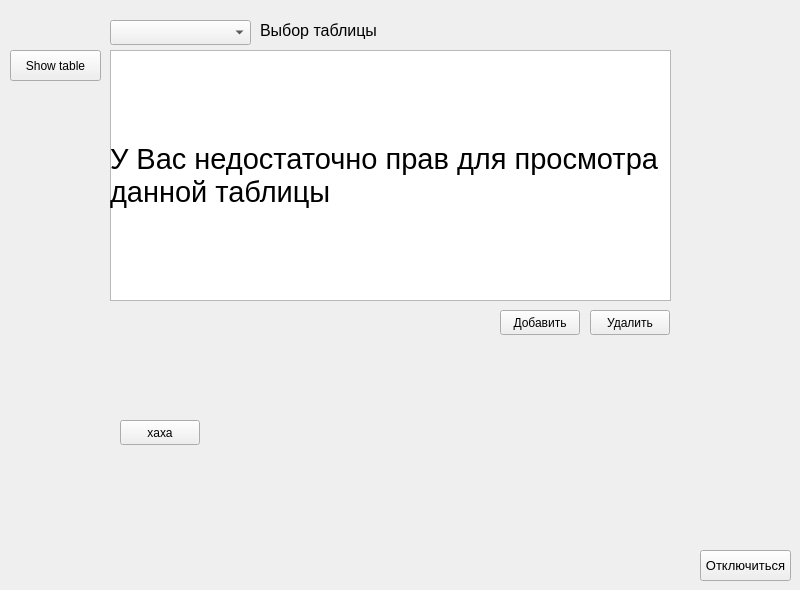
   <widget class="QWidget" name="page">
    <widget class="QTableView" name="w_table">
     <property name="geometry">
      <rect>
       <x>110</x>
       <y>50</y>
       <width>561</width>
       <height>251</height>
      </rect>
     </property>
    </widget>
    <widget class="QPushButton" name="w_show_db">
     <property name="geometry">
      <rect>
       <x>10</x>
       <y>50</y>
       <width>91</width>
       <height>31</height>
      </rect>
     </property>
     <property name="text">
      <string>Show table</string>
     </property>
    </widget>
    <widget class="QPushButton" name="w_add_button">
     <property name="geometry">
      <rect>
       <x>500</x>
       <y>310</y>
       <width>80</width>
       <height>25</height>
      </rect>
     </property>
     <property name="text">
      <string>Добавить</string>
     </property>
    </widget>
    <widget class="QPushButton" name="w_remove_button">
     <property name="geometry">
      <rect>
       <x>590</x>
       <y>310</y>
       <width>80</width>
       <height>25</height>
      </rect>
     </property>
     <property name="text">
      <string>Удалить</string>
     </property>
    </widget>
    <widget class="QPushButton" name="w_disconnect_button">
     <property name="geometry">
      <rect>
       <x>700</x>
       <y>550</y>
       <width>91</width>
       <height>31</height>
      </rect>
     </property>
     <property name="font">
      <font>
       <family>Cantarell</family>
       <pointsize>10</pointsize>
      </font>
     </property>
     <property name="text">
      <string>Отключиться</string>
     </property>
    </widget>
    <widget class="QComboBox" name="w_tables_box">
     <property name="geometry">
      <rect>
       <x>110</x>
       <y>20</y>
       <width>141</width>
       <height>25</height>
      </rect>
     </property>
    </widget>
    <widget class="QLabel" name="label_2">
     <property name="geometry">
      <rect>
       <x>260</x>
       <y>20</y>
       <width>121</width>
       <height>21</height>
      </rect>
     </property>
     <property name="font">
      <font>
       <family>Cantarell</family>
       <pointsize>12</pointsize>
      </font>
     </property>
     <property name="text">
      <string>Выбор таблицы</string>
     </property>
     <property name="wordWrap">
      <bool>true</bool>
     </property>
    </widget>
    <widget class="QPushButton" name="w_table_button">
     <property name="geometry">
      <rect>
       <x>120</x>
       <y>420</y>
       <width>80</width>
       <height>25</height>
      </rect>
     </property>
     <property name="text">
      <string>хаха</string>
     </property>
    </widget>
    <widget class="QLabel" name="w_waccess_label">
     <property name="geometry">
      <rect>
       <x>110</x>
       <y>50</y>
       <width>561</width>
       <height>251</height>
      </rect>
     </property>
     <property name="font">
      <font>
       <family>Cantarell</family>
       <pointsize>22</pointsize>
      </font>
     </property>
     <property name="text">
      <string>У Вас недостаточно прав для просмотра данной таблицы</string>
     </property>
     <property name="wordWrap">
      <bool>true</bool>
     </property>
    </widget>
   </widget>
